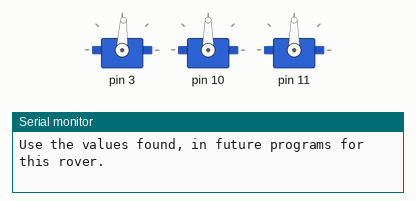
Recording of a sketch running on a simulated Arduino Uno, built with avr-gcc and run on an emulated ATmega328P. Parts: 3 × servo, the last lines printed to the serial monitor.

Above: at 0.15 s.
At 2.1 s:
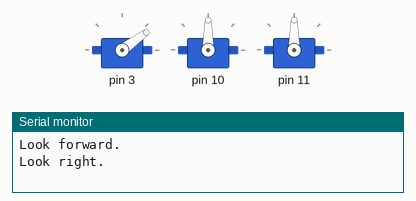
At 4.1 s:
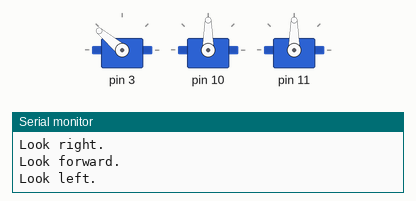
Timing chart, 0 to 5.3 s (numbered marks = the images above):
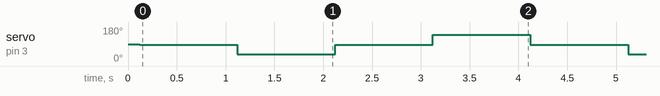

The sketch:

Rover_Look_Calibrate1.ino
```cpp
#include <Servo.h>
#include <NewPing.h>
#include <LookRover.h>
#include <RangeRover.h>
#include <Rover.h>

//  This is a calibration program.  It causes the rover ping
//  sensor to look forward, then right, then left repeatedly.
//  Use this program to tune the LOOK values so the sensor
//  points in the correct directions.
//
//  NOTE:  1.  Be sure to have your battery pack turned on when
//             calibrating.  Otherwise you may get invalid results.
//
//         2.  Be sure to set your servo stop values before
//             calibrating these LOOK values.  Otherwise you
//             may get invalid results.

// Tune these values to get the LOOK directions correct.
// You can also define new look directions by adding them here
// and using your new values later in the program.
//
#define	  LOOK_RIGHT     36
#define	  LOOK_FORWARD   87
#define	  LOOK_LEFT      140

LookRover* rover;

void setup()
{
    Serial.begin(9600);

    rover = new LookRover();
    rover->init( 10, 90, 11, 90, 6, 5, 1000, 3);

    //  init parameters:
    //    Left Servo Pin = 10,
    //    Left Servo Stop value = 90 (adjust appropriately)
    //    Right Servo Pin = 11
    //    Right Server Stop value = 90 (adjust appropriately)
    //    Trigger Pin = 6
    //    Echo Pin = 5
    //    Max Distance = 1000  (adjust if desired)
    //    Face Servo Pin = 3
    // Tune the stop values, so the servos fully stop.

    // do debugOn() to get debug messages in SerialMonitor
    rover->debugOff();
    rover->stop();   // make sure rover is stopped to begin

    Serial.println ("Adjust the LOOK_RIGHT, LOOK_FORWARD, LOOK_LEFT values until the face servo looks in the proper directions.");
    Serial.println ("Use the values found, in future programs for this rover.");
}


void loop()
{
    Serial.println ("Look forward.");
    rover->look(LOOK_FORWARD);
    rover->stop(1000);   // stop and wait for 1 second.

    Serial.println ("Look right.");
    rover->look(LOOK_RIGHT);
    rover->stop(1000);

    Serial.println ("Look forward.");
    rover->look(LOOK_FORWARD);
    rover->stop(1000);

    Serial.println ("Look left.");
    rover->look(LOOK_LEFT);
    rover->stop(1000);
}
```

Measured:
- by itself, servo on pin 3: repeats every 4.0 s: 36° 1.0 s, 87° 1.0 s, 140° 1.0 s, 87° 1.0 s
